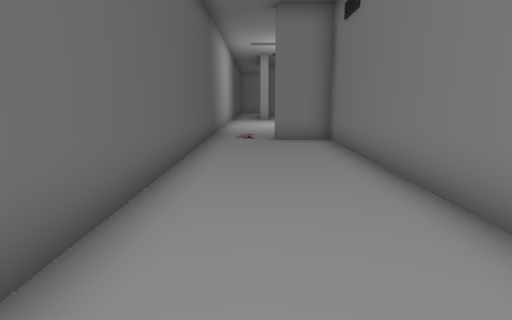
[1] (above)

20 first-person views from a walk through a 3-D level made in the Unity game engine. The camera is 1.2 m above the floor, tilts 10° down and sees 75° across. The floor is counted in squares, 1 m on a side. Each view is taken from the middle of a square. On the plan, view 1 faces up. The plan holds only what a view shows up to about 14 squares ahead; the rest is blank. The player is left out. Door leaves are left out, so doorways stand open. Some surface patterns are stand-ins.

[2]
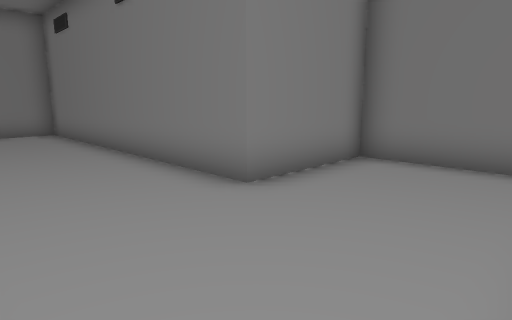

[3]
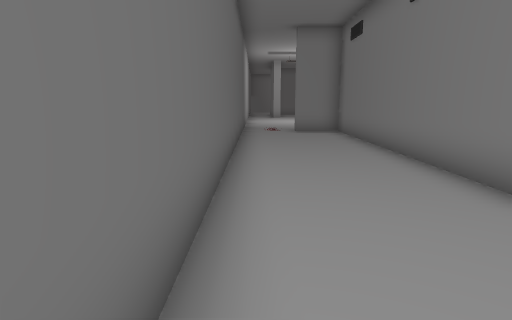

[4]
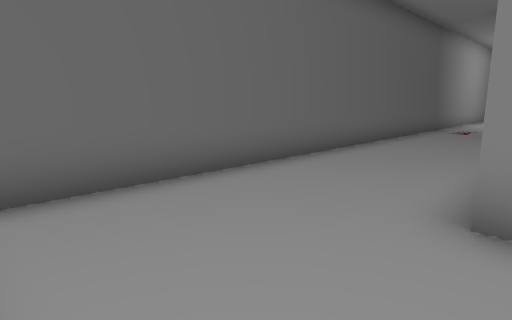

[5]
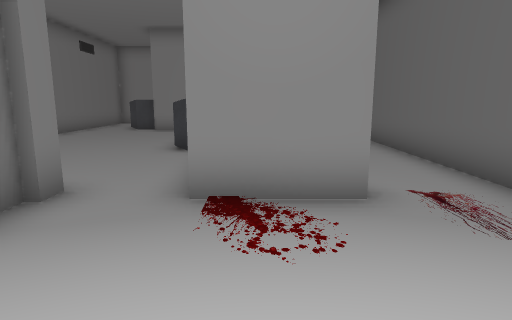

[6]
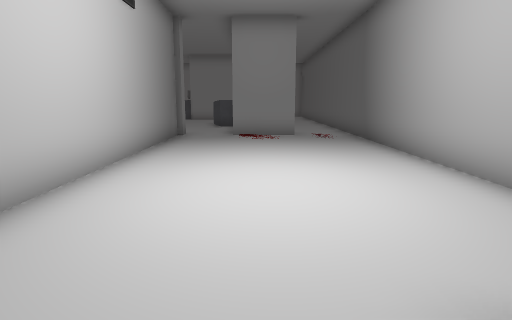

[7]
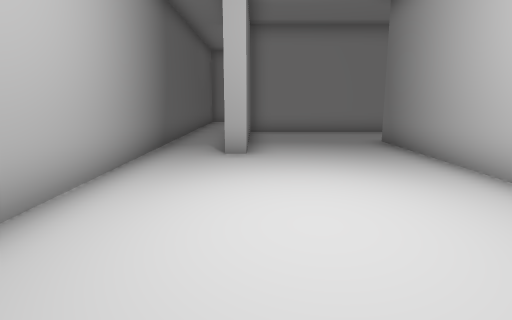

[8]
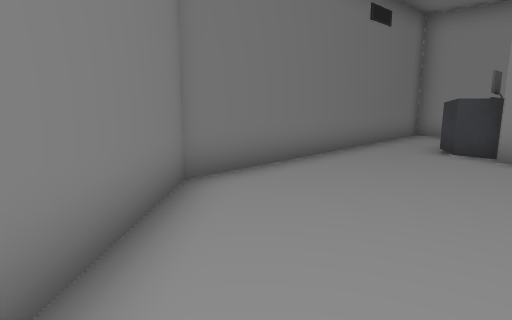

[9]
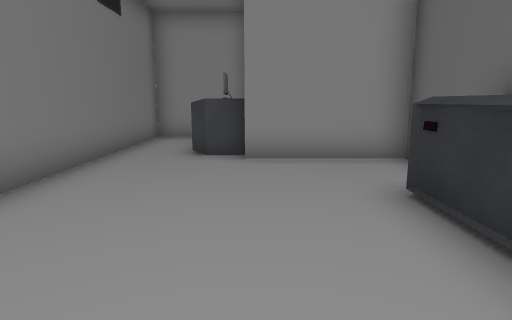

[10]
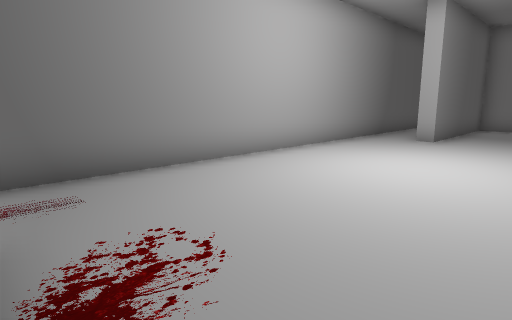

[11]
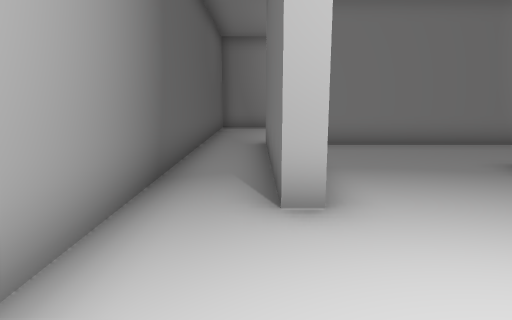

[12]
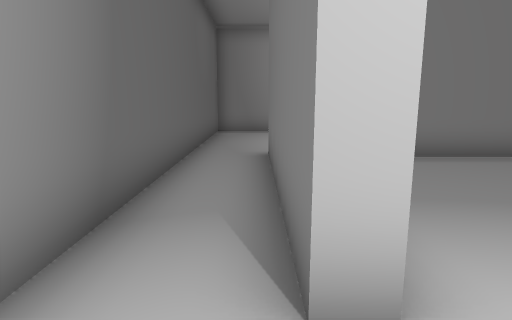

[13]
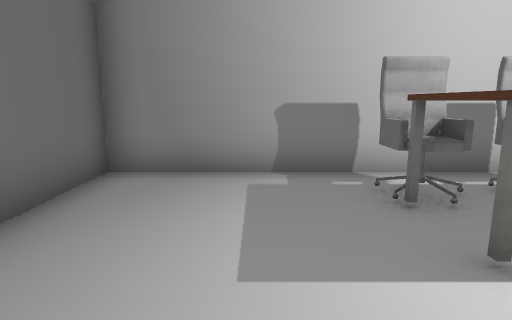

[14]
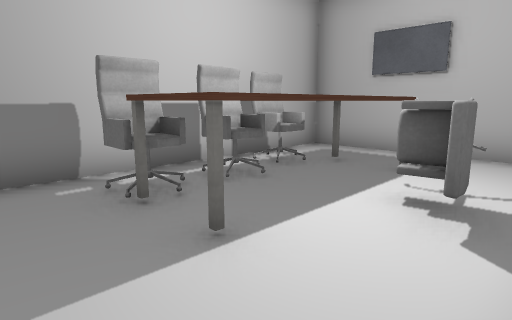

[15]
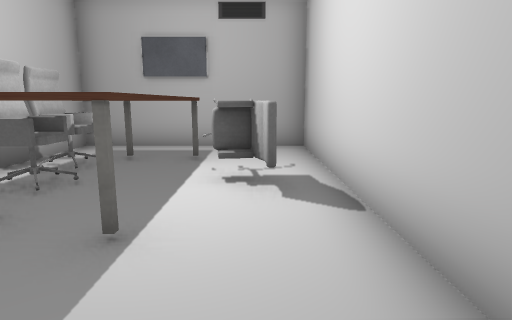

[16]
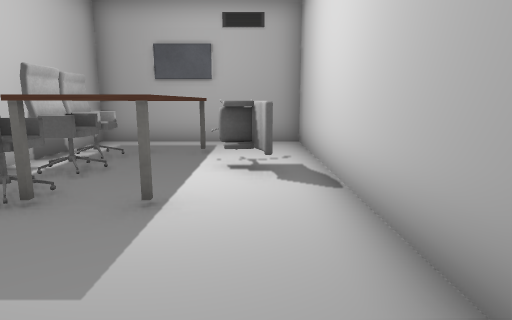

[17]
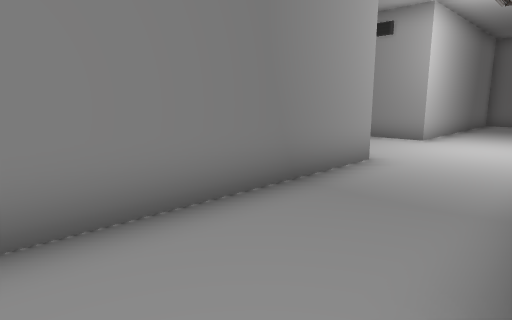

[18]
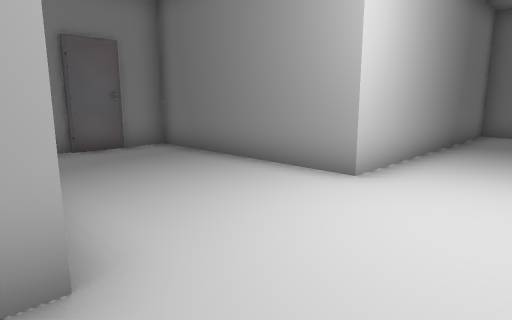

[19]
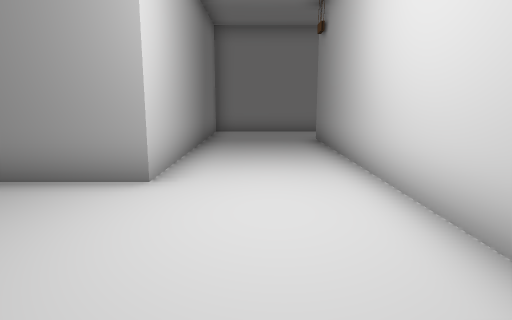

[20]
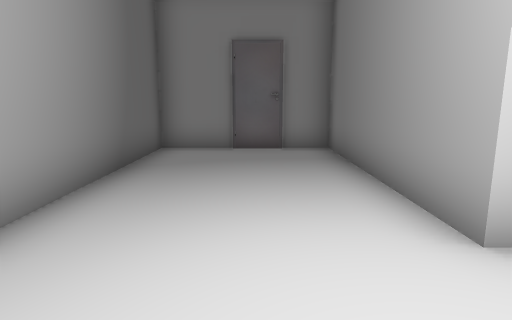

### Floor plan
Points are (right, up) in squares from view 1. A wall is a line through its corners. A room is listed if a view was taken in it or the views show most of it. See-through windows are left out.
Room 1 (views 1, 2, 3, 4, 8, 9, 10)
walls: (2.8, 3.6) (2.8, 1) (6.2, 1); (2.3, 6.4) (2.3, 10.5) (0.6, 10.5); (5.7, -2.2) (5.7, 0.5) (2.3, 0.5) (2.3, 3.5); (6.4, -3.4) (9.3, -3.4) (9.3, 6.2) (6.9, 8.8); (4.6, 10.5) (4.6, 11.1); (-1.5, 10.9) (-1.5, -2.5)
ways out: opening at (4, 11) to room 2; open door at (-1, 11) to room 2
objects: other object (3, 4) to (4, 6); monitor (7, -2) to (7, -1); other object (7, 0)
Room 2 (views 5, 6, 7, 11, 12, 17)
walls: (0.6, 11) (2.9, 11); (4.8, 11) (4.8, 24.1); (5.4, 27.2) (0.8, 27.2) (0.8, 21.6) (0.3, 21.6) (0.3, 27.7); (-1.5, 28.6) (-1.5, 10.9)
ways out: opening at (4, 11) to room 1; open door at (-1, 11) to room 1; opening at (-0.5, 28) to room 3; open door at (5.7, 25.5) to room 4
Room 3 (views 13, 14, 15, 16)
walls: (0.3, 27.7) (9.1, 27.7) (9.1, 33.6) (-1.5, 33.6) (-1.5, 28.6)
ways out: opening at (-0.5, 28) to room 2
objects: table (3, 30) to (4, 31); chair (3, 32) to (4, 32); chair (4, 29) to (6, 30); chair (5, 32); chair (6, 32) to (7, 33); table (7, 30)
Room 4 (views 18, 19, 20)
walls: (11.4, 24) (19.9, 24); (9.6, 27.2) (5.4, 27.2); (22.4, 23.5) (22.4, 27.6) (13.9, 27.6) (13.9, 33.6) (9.5, 33.6) (9.5, 28.1)
ways out: open door at (5.7, 25.5) to room 2; open door at (20.5, 24)

Positions as (right, up) in squares from view 1, and headings:
1: (0, 0), facing up
2: (-1, -3), facing up-right
3: (-1, -3), facing up
4: (3, -3), facing up-left
5: (2, 15), facing down
6: (2, 23), facing down
7: (1, 14), facing up
8: (5, 9), facing down-right
9: (6, 8), facing down
10: (4, 11), facing up-left
11: (0, 18), facing up
12: (0, 20), facing up
13: (1, 28), facing up
14: (1, 28), facing up-right
15: (0, 29), facing right
16: (-1, 29), facing right
17: (3, 24), facing up-right
18: (9, 25), facing up-right
19: (9, 26), facing right
20: (12, 25), facing up
